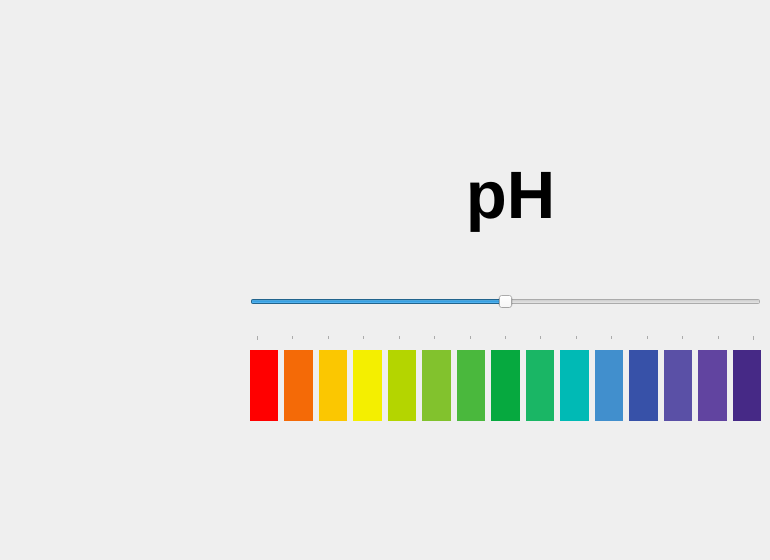
         <widget class="QWidget" name="pH_page">
          <widget class="QLabel" name="lb_pH">
           <property name="geometry">
            <rect>
             <x>260</x>
             <y>150</y>
             <width>501</width>
             <height>91</height>
            </rect>
           </property>
           <property name="font">
            <font>
             <pointsize>50</pointsize>
             <bold>true</bold>
            </font>
           </property>
           <property name="styleSheet">
            <string notr="true">color: rgb(0, 0, 0);</string>
           </property>
           <property name="lineWidth">
            <number>1</number>
           </property>
           <property name="text">
            <string>&lt;html&gt;&lt;head/&gt;&lt;body&gt;&lt;p align=&quot;center&quot;&gt;pH&lt;/p&gt;&lt;/body&gt;&lt;/html&gt;</string>
           </property>
          </widget>
          <widget class="QSlider" name="horizontalSlider">
           <property name="geometry">
            <rect>
             <x>250</x>
             <y>270</y>
             <width>511</width>
             <height>71</height>
            </rect>
           </property>
           <property name="sizeIncrement">
            <size>
             <width>0</width>
             <height>0</height>
            </size>
           </property>
           <property name="baseSize">
            <size>
             <width>0</width>
             <height>0</height>
            </size>
           </property>
           <property name="font">
            <font>
             <pointsize>9</pointsize>
            </font>
           </property>
           <property name="autoFillBackground">
            <bool>false</bool>
           </property>
           <property name="minimum">
            <number>0</number>
           </property>
           <property name="maximum">
            <number>14</number>
           </property>
           <property name="singleStep">
            <number>1</number>
           </property>
           <property name="pageStep">
            <number>10</number>
           </property>
           <property name="value">
            <number>7</number>
           </property>
           <property name="orientation">
            <enum>Qt::Orientation::Horizontal</enum>
           </property>
           <property name="invertedAppearance">
            <bool>false</bool>
           </property>
           <property name="invertedControls">
            <bool>false</bool>
           </property>
           <property name="tickPosition">
            <enum>QSlider::TickPosition::TicksBelow</enum>
           </property>
           <property name="tickInterval">
            <number>1</number>
           </property>
          </widget>
          <widget class="QLabel" name="lb_pH_Resultado">
           <property name="geometry">
            <rect>
             <x>260</x>
             <y>470</y>
             <width>501</width>
             <height>81</height>
            </rect>
           </property>
           <property name="font">
            <font>
             <pointsize>30</pointsize>
             <bold>true</bold>
            </font>
           </property>
           <property name="styleSheet">
            <string notr="true">color: rgb(0, 0, 0);</string>
           </property>
           <property name="text">
            <string>&lt;html&gt;&lt;head/&gt;&lt;body&gt;&lt;p align=&quot;center&quot;&gt;&lt;br/&gt;&lt;/p&gt;&lt;/body&gt;&lt;/html&gt;</string>
           </property>
          </widget>
          <widget class="QWidget" name="layoutWidget">
           <property name="geometry">
            <rect>
             <x>250</x>
             <y>350</y>
             <width>511</width>
             <height>71</height>
            </rect>
           </property>
           <layout class="QHBoxLayout" name="horizontalLayout_5">
            <item>
             <widget class="QLabel" name="lb_ph0">
              <property name="styleSheet">
               <string notr="true">background-color: rgb(255, 0, 0);</string>
              </property>
              <property name="text">
               <string/>
              </property>
             </widget>
            </item>
            <item>
             <widget class="QLabel" name="lb_ph01">
              <property name="styleSheet">
               <string notr="true">background-color: rgb(244, 106, 7);</string>
              </property>
              <property name="text">
               <string/>
              </property>
             </widget>
            </item>
            <item>
             <widget class="QLabel" name="lb_ph02">
              <property name="styleSheet">
               <string notr="true">background-color: rgb(251, 199, 1);</string>
              </property>
              <property name="text">
               <string/>
              </property>
             </widget>
            </item>
            <item>
             <widget class="QLabel" name="lb_ph03">
              <property name="styleSheet">
               <string notr="true">background-color: rgb(244, 239, 0);</string>
              </property>
              <property name="text">
               <string/>
              </property>
             </widget>
            </item>
            <item>
             <widget class="QLabel" name="lb_ph04">
              <property name="styleSheet">
               <string notr="true">background-color: rgb(180, 213, 0);</string>
              </property>
              <property name="text">
               <string/>
              </property>
             </widget>
            </item>
            <item>
             <widget class="QLabel" name="lb_ph05">
              <property name="styleSheet">
               <string notr="true">background-color: rgb(130, 194, 45);</string>
              </property>
              <property name="text">
               <string/>
              </property>
             </widget>
            </item>
            <item>
             <widget class="QLabel" name="lb_ph06">
              <property name="styleSheet">
               <string notr="true">background-color: rgb(74, 184, 61);</string>
              </property>
              <property name="text">
               <string/>
              </property>
             </widget>
            </item>
            <item>
             <widget class="QLabel" name="lb_ph07">
              <property name="styleSheet">
               <string notr="true">background-color: rgb(6, 169, 63);</string>
              </property>
              <property name="text">
               <string/>
              </property>
             </widget>
            </item>
            <item>
             <widget class="QLabel" name="lb_ph08">
              <property name="styleSheet">
               <string notr="true">background-color: rgb(26, 182, 101);</string>
              </property>
              <property name="text">
               <string/>
              </property>
             </widget>
            </item>
            <item>
             <widget class="QLabel" name="lb_ph09">
              <property name="styleSheet">
               <string notr="true">background-color: rgb(0, 186, 181);</string>
              </property>
              <property name="text">
               <string/>
              </property>
             </widget>
            </item>
            <item>
             <widget class="QLabel" name="lb_ph10">
              <property name="styleSheet">
               <string notr="true">background-color: rgb(65, 143, 205);</string>
              </property>
              <property name="text">
               <string/>
              </property>
             </widget>
            </item>
            <item>
             <widget class="QLabel" name="lb_ph11">
              <property name="styleSheet">
               <string notr="true">background-color: rgb(55, 81, 168);</string>
              </property>
              <property name="text">
               <string/>
              </property>
             </widget>
            </item>
            <item>
             <widget class="QLabel" name="lb_ph12">
              <property name="styleSheet">
               <string notr="true">background-color: rgb(90, 80, 166);</string>
              </property>
              <property name="text">
               <string/>
              </property>
             </widget>
            </item>
            <item>
             <widget class="QLabel" name="lb_ph13">
              <property name="styleSheet">
               <string notr="true">background-color: rgb(97, 68, 160);</string>
              </property>
              <property name="text">
               <string/>
              </property>
             </widget>
            </item>
            <item>
             <widget class="QLabel" name="lb_ph14">
              <property name="styleSheet">
               <string notr="true">background-color: rgb(70, 41, 134);</string>
              </property>
              <property name="text">
               <string/>
              </property>
             </widget>
            </item>
           </layout>
          </widget>
         </widget>
